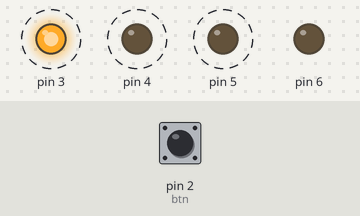
Simulated run of this sketch. Board: Arduino Uno, built with avr-gcc and run on an emulated ATmega328P. On the bench: output pins drawn as LEDs (lit = HIGH). Dashed ring = blinking. The inputs (shaded band) are chosen by the test bench; at power-on: pin 2 (btn) HIGH.

Above: at 1.25 s.
1.3 s: pin 2 (btn) pulled LOW for 0.15 s
At 1.65 s:
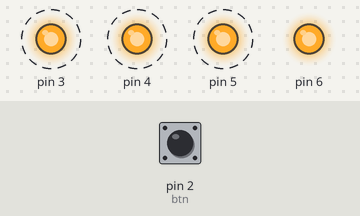
4.3 s: pin 2 (btn) pulled LOW for 1 s
At 5.85 s:
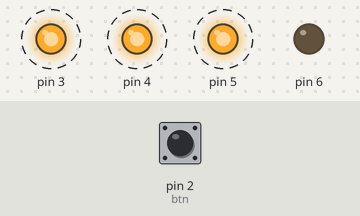
8.0 s: pin 2 (btn) pulled LOW for 3.2 s
At 8.85 s:
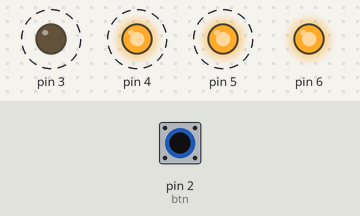
Timing chart, 0 to 18.7 s (numbered marks = the images above; inputs shaded):
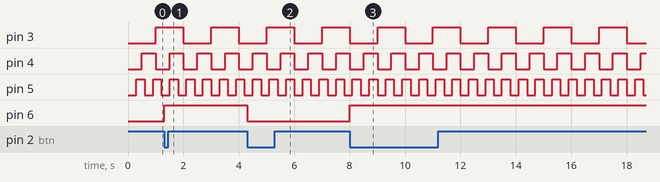

The sketch:

app_5.ino
```cpp
#include <SimpleTimer.h>
#include <Led.h>
#include <Button.h>
//3번LED는 1초간격 blink, 4번 LED는 0.5초간격, 5번 LED는 0.3초간격 blink 동시에 진행
//버튼을 누르면 6번 LED on/ off

//주기적으로 센서의 값을 읽음
//센서측정하는 함수만들고 시간을 setup에 걸어줌
//예로ㅡ 1분간격으로 온도측정하는 기계

//주기적으로 체크하는것 polling <--> interrupt 필요할 때 신호오면 처리하는 것.
// 소프트 웨어로 처리  polling <--> interrupt 하드웨어로 처리

SimpleTimer timer;
Led led1(3), led2(4), led3(5), led4(6);
Button btn(2);

void blink_1000(){
  led1.toggle();
}

void blink_500(){ // 함수를 만들고 호출을 늘려주면 된다!
  led2.toggle();
}

void blink_300(){
  led3.toggle();
}

void led_onoff() {
  led4.toggle();
}

void setup() {
  timer.setInterval(1000, blink_1000);
  timer.setInterval(500, blink_500);
  timer.setInterval(300, blink_300);

  btn.setCallback(led_onoff);
}

void loop() {
  timer.run();
  btn.check();
}
```

Measured:
- after the input at 1.3 s, pin 6: LOW → HIGH at once
- after the input at 4.3 s, pin 6: HIGH → LOW at once
- after the input at 8.0 s, pin 6: LOW → HIGH at once
- by itself, pin 3: alternates HIGH for 1.0 s and LOW for 1.0 s
- by itself, pin 4: alternates HIGH for 0.50 s and LOW for 0.50 s
- by itself, pin 5: alternates HIGH for 0.30 s and LOW for 0.30 s
